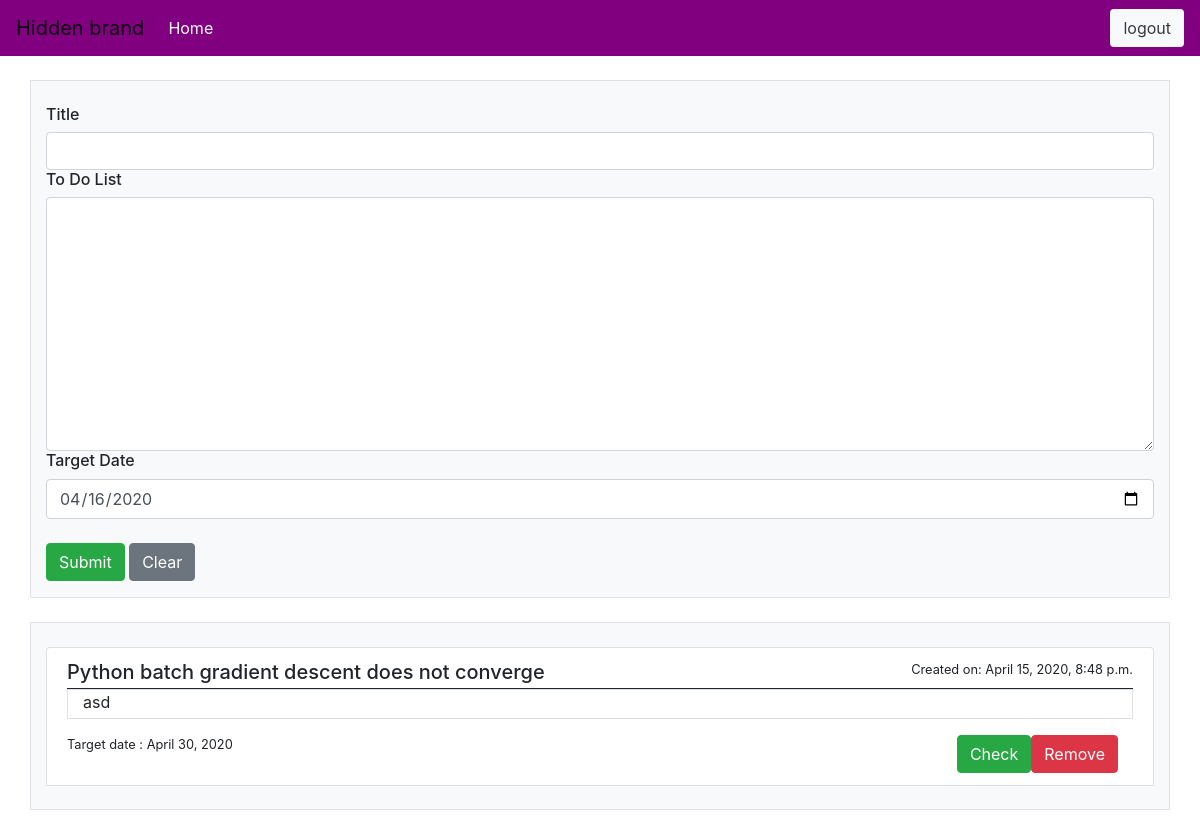
The page /profile/Farnsworths/ (signed in) on the database as committed earlier.
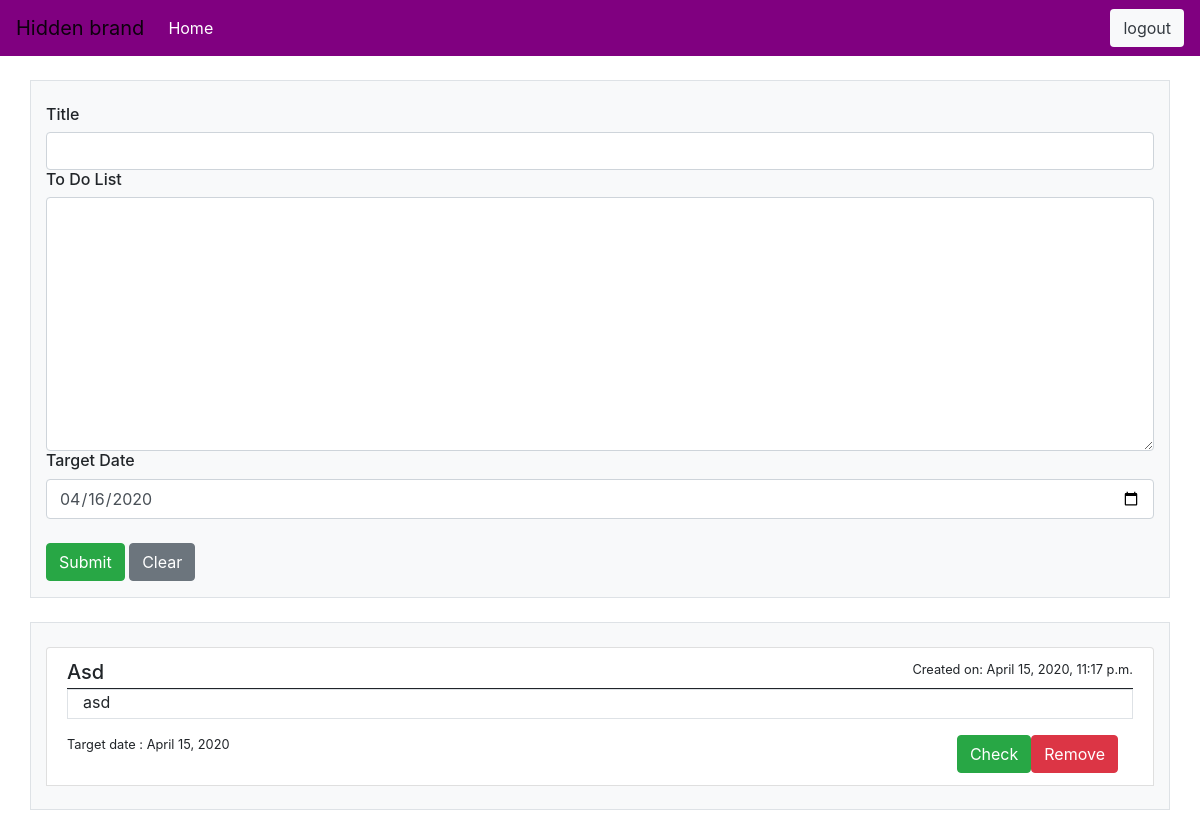
The same page on the database as committed later.
### app/models.py (models this page shows)
class ToDoModel(models.Model):
    username = models.ForeignKey(User, on_delete=models.CASCADE, default=User)
    title = models.CharField(max_length=100, default='')
    content = models.TextField( default='')
    date_created = models.DateTimeField(default=datetime.today())
    target_date = models.DateTimeField(default='')
    mark = models.BooleanField(default=False)

### app/views.py (the view, shortened to what this page needs)
# urls.py: path('profile/<str:user>/', views.profile, name='profile'),
def profile(request, user):
    users_to_do_list = ToDoModel.objects.filter(username_id=request.user.id).order_by('mark', '-date_created')
    data = {'form': ToDoForm,
            'data': users_to_do_list,
            'today': datetime.today()}
    if request.method == "GET":
        if not request.user.is_authenticated:
            return redirect('/login')
        else:
            return render(request, 'app/profile.html', data)

### app/templates/app/profile.html (shortened to what this page needs)
{% extends 'base.html' %}
{% block nav %}
{% if user.is_authenticated %}
<form action="/logout/" method="post" style="padding:0px;margin:0px;">
    <button type="submit" class="btn bg-light text-dark btn-block"> logout </button>
    </form>
{% else %}
          <a href="../login" class="btn bg-light text-dark"> Login </a>
          <a href="register/" class="btn bg-light text-dark"> Register </a>
{% endif %}
{% endblock %}
{% block body %}
<div class="container bg-light border">
    <br>
    <form method="post">
        <div class="title">
        <h6> Title </h6>
        {{ form.title }}
            </div>
        <div class="content">
        <h6> To Do List </h6>
         {{ form.content }}
                    </div>
        <div class="target-date">
        <h6> Target Date </h6>
         {{ form.target_date }}
    </div>
        <br>
        <button type="submit" class="btn btn-success"> Submit </button>
            <button type="reset" class="btn btn-secondary">Clear</button>
        </form>
</div>
<div class="container bg-light border">
    <Br>
<div class="list-group">
    {% for info in data %}
    {% if info.mark %}
    <a  class="list-group-item list-group-item-action flex-column align-items-start bg-success text-white">
    {% else %}
         <a  class="list-group-item list-group-item-action flex-column align-items-start ">
        {% endif %}
    <div class="d-flex w-100 justify-content-between "  style="border-bottom:1px solid;">
      <h5 class="mb-1"> {{ info.title|capfirst }}</h5>
      <small> Created on: {{ info.date_created }}</small>
    </div>
             <div class="container border">
    <p class="mb-1">{{ info.content }}</p>
                 </div>
      <div class="container bg-danger">
      <form action="/profile/{{ user }}/delete_task/{{ info.id }}/" method="post">
      <button type="submit" class="btn btn-danger float-right"> Remove </button>
          </form>
{% if info.mark %}
           <form action="task_not_complete/{{ info.id }}/" method="post">
                    {% csrf_token %}
     <button type="submit" class="btn btn-light float-right"> Uncheck </button>
          </form>
          {% else %}
      <form action="task_complete/{{ info.id }}/" method="post">
     <button type="submit" class="btn btn-success float-right"> Check </button>
          </form>
          {% endif %}
          </div>
                   <small>Target date : {{ info.target_date.date }}</small>
  </a>
        <br>
    {% endfor %}
</div>
</div>
{% endblock %}

Rows that differ between the two databases and show on the page:
removed ToDoModel: title "Python batch gradient descent does not converge", date_created "April 15, 2020, 8:48 p.m.", content "asd", target_date "April 30, 2020"
added ToDoModel: title "Asd", date_created "April 15, 2020, 11:17 p.m.", content "asd", target_date "April 15, 2020"
